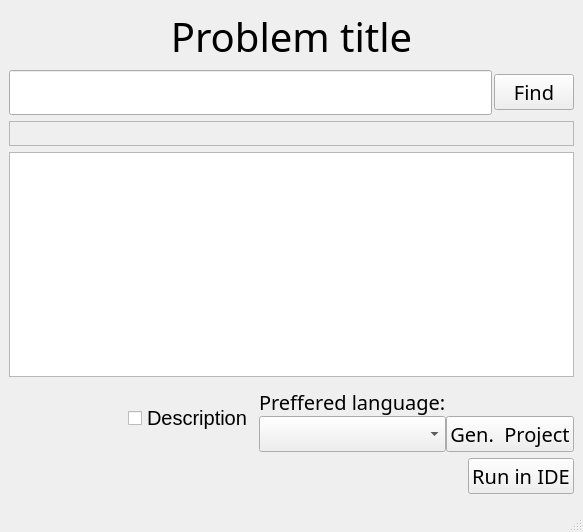
<?xml version="1.0" encoding="UTF-8"?>
<ui version="4.0">
 <class>mainWindow</class>
 <widget class="QMainWindow" name="mainWindow">
  <property name="geometry">
   <rect>
    <x>0</x>
    <y>0</y>
    <width>583</width>
    <height>532</height>
   </rect>
  </property>
  <property name="font">
   <font>
    <pointsize>15</pointsize>
   </font>
  </property>
  <property name="windowTitle">
   <string>LeetCode Helper</string>
  </property>
  <property name="windowOpacity">
   <double>1.000000000000000</double>
  </property>
  <widget class="QWidget" name="centralwidget">
   <layout class="QVBoxLayout" name="verticalLayout">
    <item>
     <widget class="QLabel" name="label">
      <property name="font">
       <font>
        <family>Galvji</family>
        <pointsize>30</pointsize>
       </font>
      </property>
      <property name="text">
       <string>Problem title</string>
      </property>
      <property name="textFormat">
       <enum>Qt::RichText</enum>
      </property>
      <property name="alignment">
       <set>Qt::AlignCenter</set>
      </property>
      <property name="indent">
       <number>0</number>
      </property>
     </widget>
    </item>
    <item>
     <layout class="QHBoxLayout" name="horizontalLayout_4">
      <property name="spacing">
       <number>2</number>
      </property>
      <item>
       <widget class="QLineEdit" name="leProblemTitle">
        <property name="font">
         <font>
          <family>Graphik</family>
          <pointsize>20</pointsize>
          <stylestrategy>PreferAntialias</stylestrategy>
         </font>
        </property>
        <property name="alignment">
         <set>Qt::AlignCenter</set>
        </property>
       </widget>
      </item>
      <item>
       <widget class="QPushButton" name="pbFind">
        <property name="sizePolicy">
         <sizepolicy hsizetype="Minimum" vsizetype="Fixed">
          <horstretch>0</horstretch>
          <verstretch>1</verstretch>
         </sizepolicy>
        </property>
        <property name="minimumSize">
         <size>
          <width>0</width>
          <height>30</height>
         </size>
        </property>
        <property name="maximumSize">
         <size>
          <width>100</width>
          <height>16777215</height>
         </size>
        </property>
        <property name="font">
         <font>
          <family>Galvji</family>
          <pointsize>15</pointsize>
         </font>
        </property>
        <property name="text">
         <string>Find</string>
        </property>
        <property name="iconSize">
         <size>
          <width>20</width>
          <height>20</height>
         </size>
        </property>
       </widget>
      </item>
     </layout>
    </item>
    <item>
     <layout class="QHBoxLayout" name="horizontalLayout_2">
      <property name="spacing">
       <number>5</number>
      </property>
      <item>
       <widget class="QLabel" name="lblStatus">
        <property name="sizePolicy">
         <sizepolicy hsizetype="Preferred" vsizetype="Preferred">
          <horstretch>0</horstretch>
          <verstretch>0</verstretch>
         </sizepolicy>
        </property>
        <property name="minimumSize">
         <size>
          <width>0</width>
          <height>25</height>
         </size>
        </property>
        <property name="font">
         <font>
          <family>Arial</family>
          <pointsize>12</pointsize>
          <italic>true</italic>
         </font>
        </property>
        <property name="autoFillBackground">
         <bool>true</bool>
        </property>
        <property name="frameShape">
         <enum>QFrame::StyledPanel</enum>
        </property>
        <property name="frameShadow">
         <enum>QFrame::Sunken</enum>
        </property>
        <property name="lineWidth">
         <number>0</number>
        </property>
        <property name="midLineWidth">
         <number>0</number>
        </property>
        <property name="text">
         <string/>
        </property>
        <property name="textFormat">
         <enum>Qt::RichText</enum>
        </property>
        <property name="alignment">
         <set>Qt::AlignCenter</set>
        </property>
        <property name="indent">
         <number>0</number>
        </property>
       </widget>
      </item>
     </layout>
    </item>
    <item>
     <widget class="QTextEdit" name="teContent">
      <property name="font">
       <font>
        <family>Ayuthaya</family>
       </font>
      </property>
      <property name="autoFormatting">
       <set>QTextEdit::AutoAll</set>
      </property>
      <property name="readOnly">
       <bool>true</bool>
      </property>
     </widget>
    </item>
    <item>
     <layout class="QHBoxLayout" name="horizontalLayout">
      <property name="topMargin">
       <number>1</number>
      </property>
      <item>
       <spacer name="horizontalSpacer">
        <property name="orientation">
         <enum>Qt::Horizontal</enum>
        </property>
        <property name="sizeHint" stdset="0">
         <size>
          <width>40</width>
          <height>20</height>
         </size>
        </property>
       </spacer>
      </item>
      <item>
       <widget class="QCheckBox" name="cbDescription">
        <property name="text">
         <string>Description</string>
        </property>
       </widget>
      </item>
      <item>
       <layout class="QGridLayout" name="gridLayout">
        <property name="topMargin">
         <number>4</number>
        </property>
        <property name="spacing">
         <number>0</number>
        </property>
        <item row="0" column="0">
         <widget class="QLabel" name="label_2">
          <property name="font">
           <font>
            <family>Galvji</family>
           </font>
          </property>
          <property name="text">
           <string>Preffered language:</string>
          </property>
         </widget>
        </item>
        <item row="1" column="0">
         <widget class="QComboBox" name="cbLanguage">
          <property name="sizePolicy">
           <sizepolicy hsizetype="Preferred" vsizetype="Maximum">
            <horstretch>0</horstretch>
            <verstretch>0</verstretch>
           </sizepolicy>
          </property>
          <property name="minimumSize">
           <size>
            <width>0</width>
            <height>20</height>
           </size>
          </property>
          <property name="sizeIncrement">
           <size>
            <width>0</width>
            <height>1</height>
           </size>
          </property>
          <property name="font">
           <font>
            <family>Galvji</family>
            <pointsize>15</pointsize>
           </font>
          </property>
          <property name="currentText">
           <string/>
          </property>
          <property name="maxVisibleItems">
           <number>5</number>
          </property>
          <property name="maxCount">
           <number>10</number>
          </property>
          <property name="sizeAdjustPolicy">
           <enum>QComboBox::AdjustToContents</enum>
          </property>
          <property name="minimumContentsLength">
           <number>12</number>
          </property>
          <property name="iconSize">
           <size>
            <width>20</width>
            <height>20</height>
           </size>
          </property>
          <property name="frame">
           <bool>true</bool>
          </property>
         </widget>
        </item>
        <item row="1" column="1">
         <widget class="QPushButton" name="pbGenerate">
          <property name="font">
           <font>
            <family>Galvji</family>
            <pointsize>15</pointsize>
           </font>
          </property>
          <property name="text">
           <string>Gen.  Project</string>
          </property>
          <property name="iconSize">
           <size>
            <width>20</width>
            <height>20</height>
           </size>
          </property>
         </widget>
        </item>
       </layout>
      </item>
     </layout>
    </item>
    <item>
     <layout class="QHBoxLayout" name="horizontalLayout_3">
      <item>
       <spacer name="horizontalSpacer_3">
        <property name="orientation">
         <enum>Qt::Horizontal</enum>
        </property>
        <property name="sizeHint" stdset="0">
         <size>
          <width>40</width>
          <height>20</height>
         </size>
        </property>
       </spacer>
      </item>
      <item>
       <widget class="QPushButton" name="pbRunIde">
        <property name="font">
         <font>
          <family>Galvji</family>
          <pointsize>15</pointsize>
         </font>
        </property>
        <property name="text">
         <string>Run in IDE</string>
        </property>
        <property name="iconSize">
         <size>
          <width>20</width>
          <height>20</height>
         </size>
        </property>
       </widget>
      </item>
     </layout>
    </item>
   </layout>
  </widget>
  <widget class="QStatusBar" name="statusbar"/>
 </widget>
 <resources/>
 <connections/>
</ui>
